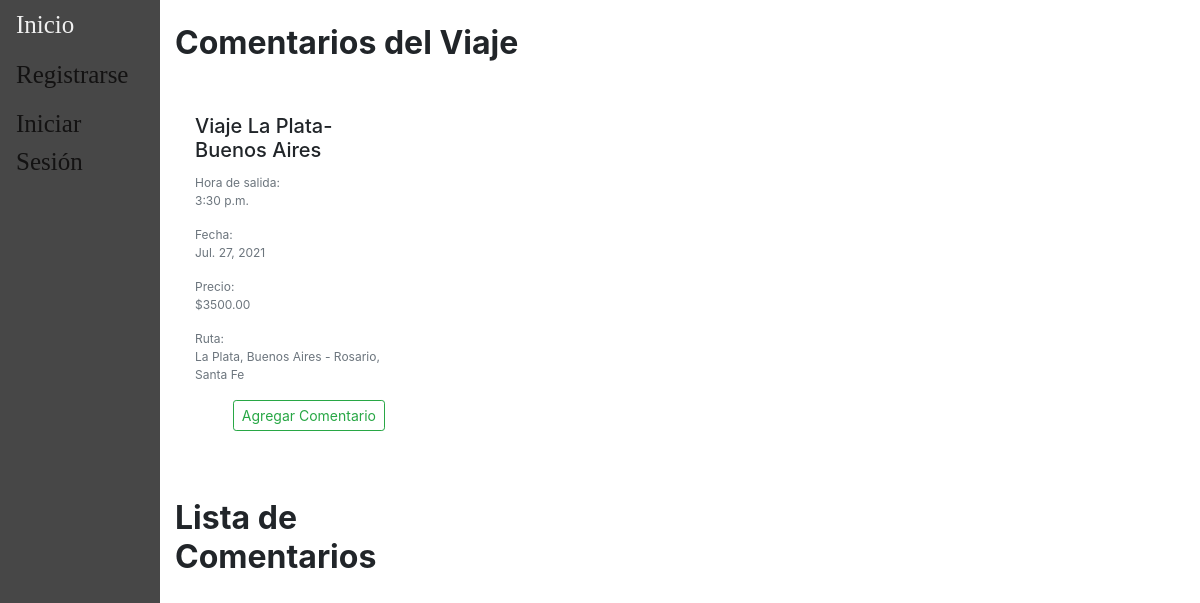
/accounts/comentarios/1/, run on an earlier commit of the app's database.
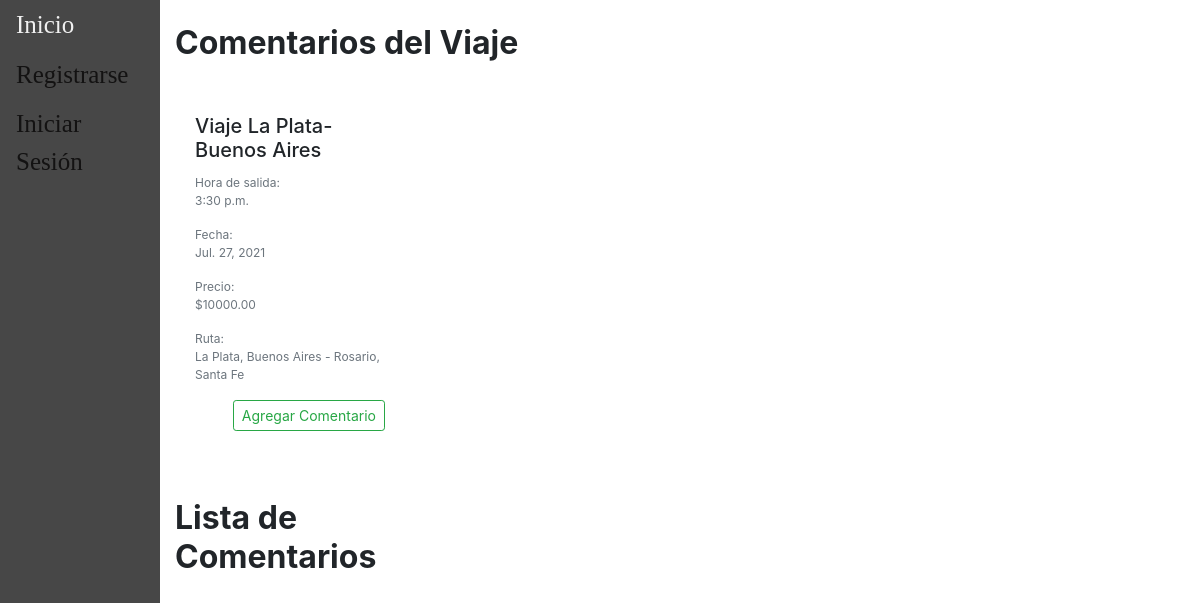
And on a later commit of the database.
### main/models.py (models this page shows, shortened)
class Viaje(models.Model):
    descripcion = models.CharField(max_length=100)
    fecha = models.DateField(validators=[MinValueValidator(datetime.date.today())])
    hora = models.TimeField(default=None)
    ruta =  models.ForeignKey(Ruta, default=None, on_delete=models.CASCADE)
    chofer = models.ForeignKey(Chofer, default=None, on_delete=models.CASCADE)
    combi =  models.ForeignKey(Combi, default=None, on_delete=models.CASCADE)
    precio = models.DecimalField(default=None, max_digits=10, decimal_places=2, validators=[MinValueValidator(0)])
    insumo = models.ManyToManyField(Insumo,blank=True)
    pasajeros = models.ManyToManyField(Pasajero, blank=True)
    estado = models.CharField(choices={('reservado','Reservado'),('viajando','Viajando'),('finalizado','Finalizado'),('cancelado','Cancelado')},max_length=12,default='reservado')
    class Meta:
        unique_together = ('chofer', 'fecha','hora', 'ruta',)

class Ruta(models.Model):
    origen = models.ForeignKey(Lugar, default=None, on_delete=models.CASCADE, related_name='origen')
    destino = models.ForeignKey(Lugar, default=None, on_delete=models.CASCADE, related_name='destino')
    class Meta:
        unique_together = ('origen', 'destino')
    def __str__(self):
        return str(self.origen)+" - "+str(self.destino)

class Lugar(models.Model):
    localidad = models.CharField(max_length=150)
    provincia = models.CharField(max_length=100)
    class Meta:
        unique_together = ('localidad', 'provincia',)
    def __str__(self):
        return (self.localidad+", "+self.provincia)

### users/views.py (the view)
# urls.py: path('accounts/comentarios/<viaje_id>/', regviews.comentarios, name="comentario"),
def comentarios(response,viaje_id):
	if response.method == 'POST':
		form = CustomComentarioForm(response.POST)
		if form.is_valid():
			via = Viaje.objects.get(pk=viaje_id)
			comentario = Comentario(usuario=response.user,
									texto=form.cleaned_data['texto'],
									viaje=via)
			comentario.save()
			return redirect('comentario', viaje_id)
	else:
		viajes = Viaje.objects.get(pk=viaje_id)
		comentarios = CustomComentarioForm()
		return render(response, 'users/comentarios.html',{'user': response.user, 'viajes': viajes,
	 			'comentarios': comentarios })

### users/templates/users/comentarios.html (shortened to what this page needs)
{% extends "main/base.html" %}
{% block content %}
{% load crispy_forms_tags %}
<div class="container mx-auto">
    <div class="row">
      <div class="col-sm-12 col-md-12 col-lg-9 pb-4">
	    	<div class="row">
	    		<div class="col-6 my-auto">
	    			<h2 class="font-weight-bold pt-4">Comentarios del Viaje</h2>
	    		</div>
	    	</div>
	      	<br>
	      	<div class="row">
			    	<div class="col-sm-12 col-md-6 col-lg-4 pb-4">
		                <div class="h-100">
							<div class="card-body">
		                  		<h5 class="card-title">{{ viajes.descripcion }}</h5>
                          <p class="text-muted mb-0" style="font-size: 12px">Hora de salida:</p>
		                    	<p class="card-text text-muted" style="font-size:12px">{{ viajes.hora }}</p>
                          <p class="text-muted mb-0" style="font-size: 12px">Fecha:</p>
                          <p class="card-text text-muted" style="font-size:12px">{{ viajes.fecha }}</p>
                          <p class="text-muted mb-0" style="font-size: 12px">Precio:</p>
                          <p class="card-text text-muted" style="font-size:12px">${{ viajes.precio }}</p>
                          <p class="text-muted mb-0" style="font-size: 12px">Ruta:</p>
                          <p class="card-text text-muted" style="font-size:12px">{{ viajes.ruta }}</p>
                          <div class="text-right">
                            <button type="button" class="btn btn-outline-success btn-sm" data-toggle="modal" data-target="#comentarioModal">Agregar Comentario</button>
                          </div>
		                	</div>
		              	</div>
		            </div>
                <div class="col-sm-12 col-md-12 col-lg-9 pb-4">
          	    	<div class="row">
          	    		<div class="col-6 my-auto">
          	    			<h2 class="font-weight-bold pt-4">Lista de Comentarios</h2>
          	    		</div>
          	    	</div>
          	      	<br>
          	    </div>
	        </div>
	    </div>
	</div>
</div>
{% endblock %}

What changed in the data, as far as the page shows it:
changed Viaje "Viaje La Plata-Buenos Aires": precio "3500.00" → "10000.00"
